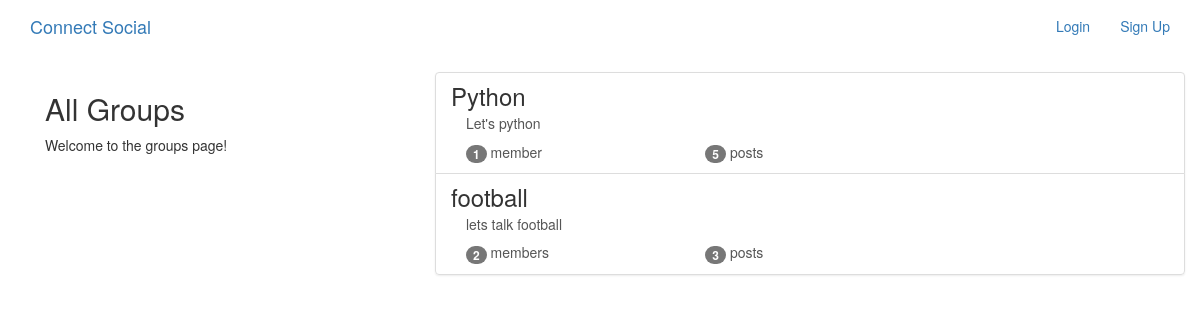
The page /groups/ on the database as committed earlier.
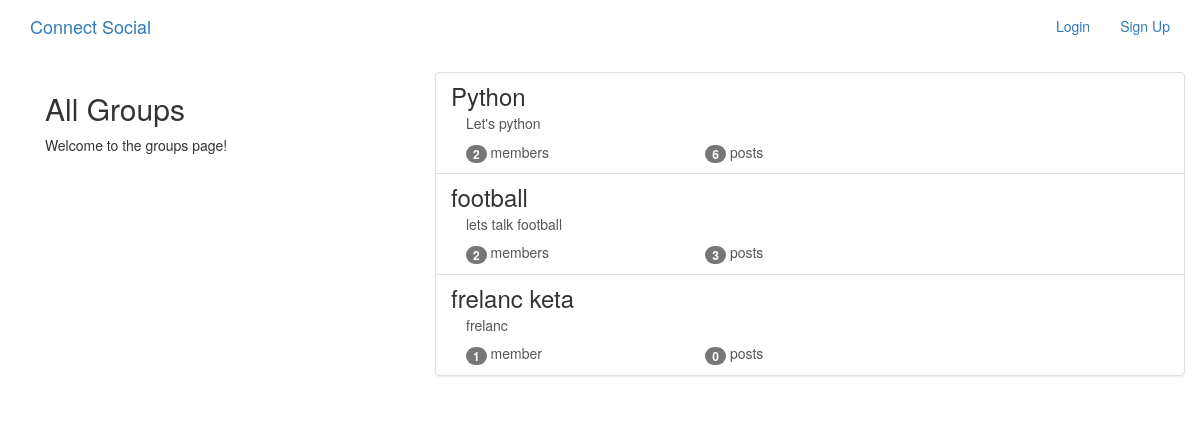
The same page on the database as committed later.
### groups/models.py (models this page shows, shortened)
class Group(models.Model):
    name = models.CharField(max_length=255, unique=True)
    slug = models.SlugField(allow_unicode=True, unique=True)
    description = models.TextField(blank=True, default='')
    description_html = models.TextField(editable=False, default='', blank=True)
    members = models.ManyToManyField(User,through="GroupMember")
    class Meta:
        ordering = ["name"]

### groups/views.py (the view)
class ListGroups(generic.ListView):
    model = Group

### groups/templates/groups/group_list.html (shortened to what this page needs)
{%extends "groups/group_base.html"%}
{%block pregroup%}
<div class="col-md-4">
  <div class="content">
    <h2>All Groups</h2>
    <p>Welcome to the groups page!</p>
  </div>
</div>
{%endblock%}
{%block group_content%}
  <div class="col-md-8">
    <div class="list-group">
      {%for group in object_list%}
        <a class="list-group-item" href="{%url 'groups:single' slug=group.slug %}">
          <h3 class ="title list-group-item-heading">
            {{group.name}}
          </h3>
          <div class="list-group-item-text container-fluid">
            {{group.description_html|safe}}
            <div class="row">
              <div class="col-md-4">
                <span class="badge">{{group.members.count}}</span>
                member{{group.members.count|pluralize}}
              </div>
              <div class="col-md-4">
                <span class="badge">
                  {{group.posts.count}}
                </span>
                post{{group.posts.count|pluralize}}
              </div>
            </div>
          </div>
        </a>
      {%endfor%}
    </div>
  </div>
{%endblock%}

Rows that differ between the two databases and show on the page:
computed for Group "Python": members.count "1" → "2"; posts.count "5" → "6"
added Group: name "frelanc keta", description_html "frelanc", members.count "1", posts.count "0"
